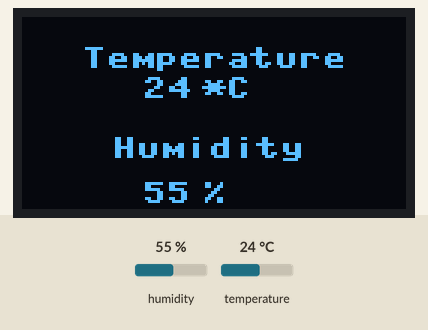
Recording of a program running on a simulated ESP32 board running MicroPython. On the bench: 128×64 one-colour display. The inputs (shaded band) are chosen by the test bench; at power-on: humidity 55 %, temperature 24 °C. What the program prints to the serial console is not drawn.

Above: at 1.2 s.
1.3 s: humidity set to 22 %
At 3.8 s:
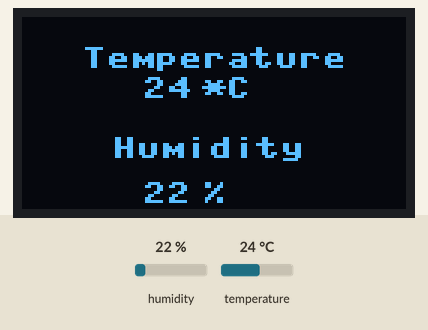
4.6 s: temperature set to 12 °C
At 7.5 s:
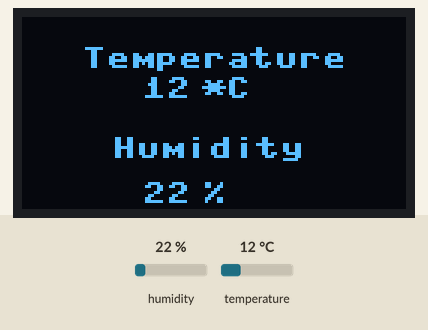
7.8 s: humidity set to 40 %
At 10.4 s:
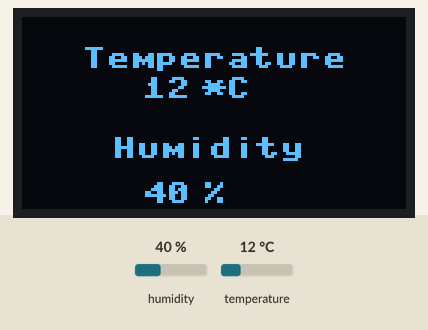
10.9 s: temperature set to 19 °C
Timing chart, 0 to 13.9 s (numbered marks = the images above; inputs shaded):
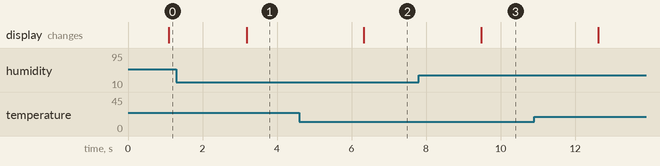

Measured:
- after the input at 1.3 s, the display: changes after 1.9 s (image 1)
- after the input at 4.6 s, the display: changes after 1.7 s (image 2)
- after the input at 7.8 s, the display: changes after 1.7 s (image 3)

The program:

OLED_dht11.py
```python
# author: h.serimer 03.2021 https://github.com/eproje/uPy_Course
# Board: Lolin32 Lite
# OLED DHT11

from machine import Pin,I2C
import machine
import ssd1306
import dht
import time

i2c = I2C(0)      #i2c hardware olarak baslatildi ESP32 icin scl=18, sda=19
oled=ssd1306.SSD1306_I2C(128,64,i2c,0x3c)

dht_pin=Pin(2, Pin.IN)
d=dht.DHT11(dht_pin)

while True:
    d.measure()       #dht11 den sicaklik ve nem bilgisini olcer
    t=d.temperature() #Celsius cinsinden sicaklik degerini okur
    h=d.humidity()    #relative humidity cinsinden nem degerini okur
    print('Temperature=', t, 'C', 'Humidity=', h, '%')
    time.sleep(1)     #1sn bekler
    oled.fill(0)      #ekrani silmek icin
    oled.text("Temperature",20,10)
    oled.text(str(t),40,20)
    oled.text("*C", 60,20)
    oled.text("Humidity",30,40)
    oled.text(str(h),40,55)
    oled.text("%", 60,55)
    oled.show()   
```
